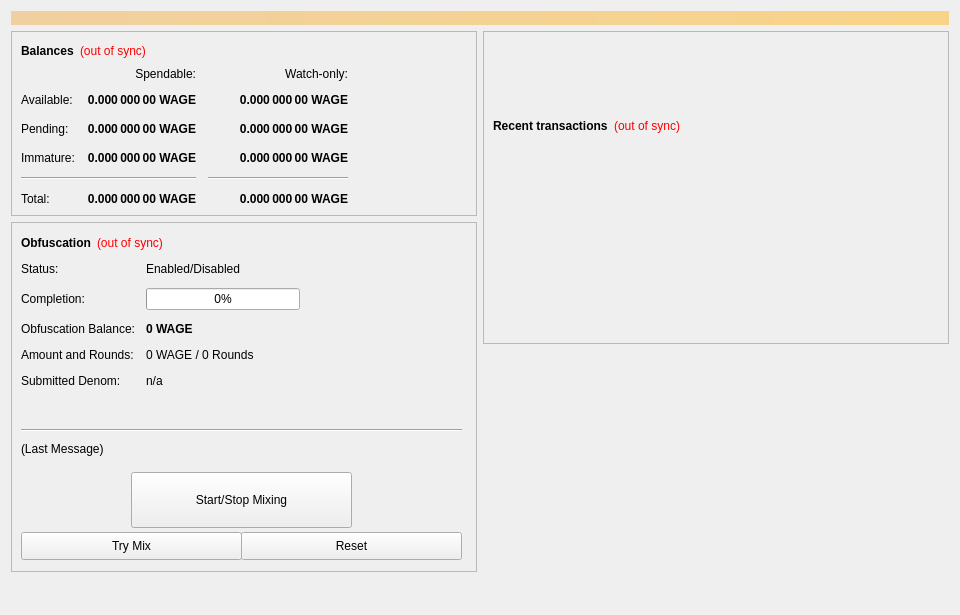
<?xml version="1.0" encoding="UTF-8"?>
<ui version="4.0">
 <class>OverviewPage</class>
 <widget class="QWidget" name="OverviewPage">
  <property name="geometry">
   <rect>
    <x>0</x>
    <y>0</y>
    <width>960</width>
    <height>615</height>
   </rect>
  </property>
  <property name="minimumSize">
   <size>
    <width>960</width>
    <height>0</height>
   </size>
  </property>
  <property name="windowTitle">
   <string>Form</string>
  </property>
  <layout class="QVBoxLayout" name="topLayout">
   <item>
    <widget class="QLabel" name="labelAlerts">
     <property name="visible">
      <bool>false</bool>
     </property>
     <property name="styleSheet">
      <string notr="true">background-color: qlineargradient(x1: 0, y1: 0, x2: 1, y2: 0, stop:0 #F0D0A0, stop:1 #F8D488); color:#000000;</string>
     </property>
     <property name="wordWrap">
      <bool>true</bool>
     </property>
     <property name="margin">
      <number>3</number>
     </property>
    </widget>
   </item>
   <item>
    <layout class="QHBoxLayout" name="horizontalLayout" stretch="1,1">
     <item>
      <layout class="QVBoxLayout" name="verticalLayout_2">
       <item>
        <widget class="QFrame" name="frame">
         <property name="frameShape">
          <enum>QFrame::StyledPanel</enum>
         </property>
         <property name="frameShadow">
          <enum>QFrame::Raised</enum>
         </property>
         <layout class="QVBoxLayout" name="verticalLayout_4">
          <item>
           <layout class="QHBoxLayout" name="horizontalLayout_4">
            <item>
             <widget class="QLabel" name="label_5">
              <property name="font">
               <font>
                <weight>75</weight>
                <bold>true</bold>
               </font>
              </property>
              <property name="text">
               <string>Balances</string>
              </property>
             </widget>
            </item>
            <item>
             <widget class="QLabel" name="labelWalletStatus">
              <property name="cursor">
               <cursorShape>WhatsThisCursor</cursorShape>
              </property>
              <property name="toolTip">
               <string>The displayed information may be out of date. Your wallet automatically synchronizes with the Testwage network after a connection is established, but this process has not completed yet.</string>
              </property>
              <property name="styleSheet">
               <string notr="true">QLabel { color: red; }</string>
              </property>
              <property name="text">
               <string notr="true">(out of sync)</string>
              </property>
              <property name="alignment">
               <set>Qt::AlignLeading|Qt::AlignLeft|Qt::AlignVCenter</set>
              </property>
             </widget>
            </item>
            <item>
             <spacer name="horizontalSpacer_3">
              <property name="orientation">
               <enum>Qt::Horizontal</enum>
              </property>
              <property name="sizeHint" stdset="0">
               <size>
                <width>40</width>
                <height>20</height>
               </size>
              </property>
             </spacer>
            </item>
           </layout>
          </item>
          <item>
           <layout class="QGridLayout" name="gridLayout">
            <property name="spacing">
             <number>12</number>
            </property>
            <item row="2" column="2">
             <widget class="QLabel" name="labelWatchPending">
              <property name="font">
               <font>
                <weight>75</weight>
                <bold>true</bold>
               </font>
              </property>
              <property name="cursor">
               <cursorShape>IBeamCursor</cursorShape>
              </property>
              <property name="toolTip">
               <string>Unconfirmed transactions to watch-only addresses</string>
              </property>
              <property name="text">
               <string notr="true">0.000 000 00 WAGE</string>
              </property>
              <property name="alignment">
               <set>Qt::AlignRight|Qt::AlignTrailing|Qt::AlignVCenter</set>
              </property>
              <property name="textInteractionFlags">
               <set>Qt::LinksAccessibleByMouse|Qt::TextSelectableByKeyboard|Qt::TextSelectableByMouse</set>
              </property>
             </widget>
            </item>
            <item row="2" column="1">
             <widget class="QLabel" name="labelUnconfirmed">
              <property name="font">
               <font>
                <weight>75</weight>
                <bold>true</bold>
               </font>
              </property>
              <property name="cursor">
               <cursorShape>IBeamCursor</cursorShape>
              </property>
              <property name="toolTip">
               <string>Total of transactions that have yet to be confirmed, and do not yet count toward the spendable balance</string>
              </property>
              <property name="text">
               <string notr="true">0.000 000 00 WAGE</string>
              </property>
              <property name="alignment">
               <set>Qt::AlignRight|Qt::AlignTrailing|Qt::AlignVCenter</set>
              </property>
              <property name="textInteractionFlags">
               <set>Qt::LinksAccessibleByMouse|Qt::TextSelectableByKeyboard|Qt::TextSelectableByMouse</set>
              </property>
             </widget>
            </item>
            <item row="3" column="2">
             <widget class="QLabel" name="labelWatchImmature">
              <property name="font">
               <font>
                <weight>75</weight>
                <bold>true</bold>
               </font>
              </property>
              <property name="cursor">
               <cursorShape>IBeamCursor</cursorShape>
              </property>
              <property name="toolTip">
               <string>Staked or masternode rewards in watch-only addresses that has not yet matured</string>
              </property>
              <property name="text">
               <string notr="true">0.000 000 00 WAGE</string>
              </property>
              <property name="alignment">
               <set>Qt::AlignRight|Qt::AlignTrailing|Qt::AlignVCenter</set>
              </property>
              <property name="textInteractionFlags">
               <set>Qt::LinksAccessibleByMouse|Qt::TextSelectableByKeyboard|Qt::TextSelectableByMouse</set>
              </property>
             </widget>
            </item>
            <item row="4" column="0" colspan="2">
             <widget class="Line" name="lineSpendableBalance">
              <property name="orientation">
               <enum>Qt::Horizontal</enum>
              </property>
             </widget>
            </item>
            <item row="4" column="2">
             <widget class="Line" name="lineWatchBalance">
              <property name="sizePolicy">
               <sizepolicy hsizetype="Preferred" vsizetype="Fixed">
                <horstretch>0</horstretch>
                <verstretch>0</verstretch>
               </sizepolicy>
              </property>
              <property name="minimumSize">
               <size>
                <width>140</width>
                <height>0</height>
               </size>
              </property>
              <property name="orientation">
               <enum>Qt::Horizontal</enum>
              </property>
             </widget>
            </item>
            <item row="5" column="0">
             <widget class="QLabel" name="labelTotalText">
              <property name="text">
               <string>Total:</string>
              </property>
             </widget>
            </item>
            <item row="3" column="1">
             <widget class="QLabel" name="labelImmature">
              <property name="font">
               <font>
                <weight>75</weight>
                <bold>true</bold>
               </font>
              </property>
              <property name="cursor">
               <cursorShape>IBeamCursor</cursorShape>
              </property>
              <property name="toolTip">
               <string>Staked or masternode rewards that has not yet matured</string>
              </property>
              <property name="text">
               <string notr="true">0.000 000 00 WAGE</string>
              </property>
              <property name="alignment">
               <set>Qt::AlignRight|Qt::AlignTrailing|Qt::AlignVCenter</set>
              </property>
              <property name="textInteractionFlags">
               <set>Qt::LinksAccessibleByMouse|Qt::TextSelectableByKeyboard|Qt::TextSelectableByMouse</set>
              </property>
             </widget>
            </item>
            <item row="2" column="3">
             <spacer name="horizontalSpacer_2">
              <property name="orientation">
               <enum>Qt::Horizontal</enum>
              </property>
              <property name="sizeHint" stdset="0">
               <size>
                <width>40</width>
                <height>20</height>
               </size>
              </property>
             </spacer>
            </item>
            <item row="3" column="0">
             <widget class="QLabel" name="labelImmatureText">
              <property name="text">
               <string>Immature:</string>
              </property>
             </widget>
            </item>
            <item row="5" column="1">
             <widget class="QLabel" name="labelTotal">
              <property name="font">
               <font>
                <weight>75</weight>
                <bold>true</bold>
               </font>
              </property>
              <property name="cursor">
               <cursorShape>IBeamCursor</cursorShape>
              </property>
              <property name="toolTip">
               <string>Your current total balance</string>
              </property>
              <property name="text">
               <string notr="true">0.000 000 00 WAGE</string>
              </property>
              <property name="alignment">
               <set>Qt::AlignRight|Qt::AlignTrailing|Qt::AlignVCenter</set>
              </property>
              <property name="textInteractionFlags">
               <set>Qt::LinksAccessibleByMouse|Qt::TextSelectableByKeyboard|Qt::TextSelectableByMouse</set>
              </property>
             </widget>
            </item>
            <item row="5" column="2">
             <widget class="QLabel" name="labelWatchTotal">
              <property name="font">
               <font>
                <weight>75</weight>
                <bold>true</bold>
               </font>
              </property>
              <property name="cursor">
               <cursorShape>IBeamCursor</cursorShape>
              </property>
              <property name="toolTip">
               <string>Current total balance in watch-only addresses</string>
              </property>
              <property name="text">
               <string notr="true">0.000 000 00 WAGE</string>
              </property>
              <property name="alignment">
               <set>Qt::AlignRight|Qt::AlignTrailing|Qt::AlignVCenter</set>
              </property>
              <property name="textInteractionFlags">
               <set>Qt::LinksAccessibleByMouse|Qt::TextSelectableByKeyboard|Qt::TextSelectableByMouse</set>
              </property>
             </widget>
            </item>
            <item row="0" column="2">
             <widget class="QLabel" name="labelWatchonly">
              <property name="text">
               <string>Watch-only:</string>
              </property>
              <property name="alignment">
               <set>Qt::AlignRight|Qt::AlignTrailing|Qt::AlignVCenter</set>
              </property>
             </widget>
            </item>
            <item row="1" column="0">
             <widget class="QLabel" name="labelBalanceText">
              <property name="text">
               <string>Available:</string>
              </property>
             </widget>
            </item>
            <item row="1" column="1">
             <widget class="QLabel" name="labelBalance">
              <property name="font">
               <font>
                <weight>75</weight>
                <bold>true</bold>
               </font>
              </property>
              <property name="cursor">
               <cursorShape>IBeamCursor</cursorShape>
              </property>
              <property name="toolTip">
               <string>Your current spendable balance</string>
              </property>
              <property name="text">
               <string notr="true">0.000 000 00 WAGE</string>
              </property>
              <property name="alignment">
               <set>Qt::AlignRight|Qt::AlignTrailing|Qt::AlignVCenter</set>
              </property>
              <property name="textInteractionFlags">
               <set>Qt::LinksAccessibleByMouse|Qt::TextSelectableByKeyboard|Qt::TextSelectableByMouse</set>
              </property>
             </widget>
            </item>
            <item row="1" column="2">
             <widget class="QLabel" name="labelWatchAvailable">
              <property name="font">
               <font>
                <weight>75</weight>
                <bold>true</bold>
               </font>
              </property>
              <property name="cursor">
               <cursorShape>IBeamCursor</cursorShape>
              </property>
              <property name="toolTip">
               <string>Your current balance in watch-only addresses</string>
              </property>
              <property name="text">
               <string notr="true">0.000 000 00 WAGE</string>
              </property>
              <property name="alignment">
               <set>Qt::AlignRight|Qt::AlignTrailing|Qt::AlignVCenter</set>
              </property>
              <property name="textInteractionFlags">
               <set>Qt::LinksAccessibleByMouse|Qt::TextSelectableByKeyboard|Qt::TextSelectableByMouse</set>
              </property>
             </widget>
            </item>
            <item row="2" column="0">
             <widget class="QLabel" name="labelPendingText">
              <property name="text">
               <string>Pending:</string>
              </property>
             </widget>
            </item>
            <item row="0" column="1">
             <widget class="QLabel" name="labelSpendable">
              <property name="text">
               <string>Spendable:</string>
              </property>
              <property name="alignment">
               <set>Qt::AlignRight|Qt::AlignTrailing|Qt::AlignVCenter</set>
              </property>
             </widget>
            </item>
           </layout>
          </item>
         </layout>
        </widget>
       </item>
       <item>
        <widget class="QFrame" name="frameObfuscation">
         <property name="minimumSize">
          <size>
           <width>0</width>
           <height>350</height>
          </size>
         </property>
         <property name="layoutDirection">
          <enum>Qt::LeftToRight</enum>
         </property>
         <property name="frameShape">
          <enum>QFrame::StyledPanel</enum>
         </property>
         <property name="frameShadow">
          <enum>QFrame::Raised</enum>
         </property>
         <widget class="QWidget" name="formLayoutWidget">
          <property name="geometry">
           <rect>
            <x>10</x>
            <y>40</y>
            <width>451</width>
            <height>161</height>
           </rect>
          </property>
          <layout class="QFormLayout" name="formLayout">
           <property name="fieldGrowthPolicy">
            <enum>QFormLayout::AllNonFixedFieldsGrow</enum>
           </property>
           <property name="horizontalSpacing">
            <number>11</number>
           </property>
           <property name="verticalSpacing">
            <number>12</number>
           </property>
           <item row="0" column="0">
            <widget class="QLabel" name="label_6">
             <property name="text">
              <string>Status:</string>
             </property>
            </widget>
           </item>
           <item row="1" column="0">
            <widget class="QLabel" name="label_7">
             <property name="text">
              <string>Completion:</string>
             </property>
            </widget>
           </item>
           <item row="1" column="1">
            <widget class="QProgressBar" name="obfuscationProgress">
             <property name="maximumSize">
              <size>
               <width>154</width>
               <height>16777215</height>
              </size>
             </property>
             <property name="value">
              <number>0</number>
             </property>
            </widget>
           </item>
           <item row="2" column="0">
            <widget class="QLabel" name="labelAnonymizedText">
             <property name="text">
              <string>Obfuscation Balance:</string>
             </property>
            </widget>
           </item>
           <item row="2" column="1">
            <widget class="QLabel" name="labelAnonymized">
             <property name="font">
              <font>
               <weight>75</weight>
               <bold>true</bold>
              </font>
             </property>
             <property name="text">
              <string notr="true">0 WAGE</string>
             </property>
            </widget>
           </item>
           <item row="3" column="0">
            <widget class="QLabel" name="label_8">
             <property name="text">
              <string>Amount and Rounds:</string>
             </property>
            </widget>
           </item>
           <item row="3" column="1">
            <widget class="QLabel" name="labelAmountRounds">
             <property name="text">
              <string>0 WAGE / 0 Rounds</string>
             </property>
            </widget>
           </item>
           <item row="4" column="0">
            <widget class="QLabel" name="label_9">
             <property name="text">
              <string>Submitted Denom:</string>
             </property>
            </widget>
           </item>
           <item row="4" column="1">
            <widget class="QLabel" name="labelSubmittedDenom">
             <property name="toolTip">
              <string>The denominations you submitted to the Masternode.&lt;br&gt;To mix, other users must submit the exact same denominations.</string>
             </property>
             <property name="text">
              <string>n/a</string>
             </property>
            </widget>
           </item>
           <item row="0" column="1">
            <widget class="QLabel" name="obfuscationEnabled">
             <property name="text">
              <string>Enabled/Disabled</string>
             </property>
            </widget>
           </item>
          </layout>
         </widget>
         <widget class="QPushButton" name="runAutoDenom">
          <property name="geometry">
           <rect>
            <x>251</x>
            <y>17</y>
            <width>1</width>
            <height>1</height>
           </rect>
          </property>
          <property name="palette">
           <palette>
            <active>
             <colorrole role="WindowText">
              <brush brushstyle="SolidPattern">
               <color alpha="255">
                <red>0</red>
                <green>0</green>
                <blue>0</blue>
               </color>
              </brush>
             </colorrole>
             <colorrole role="Button">
              <brush brushstyle="SolidPattern">
               <color alpha="255">
                <red>239</red>
                <green>238</green>
                <blue>238</blue>
               </color>
              </brush>
             </colorrole>
             <colorrole role="Light">
              <brush brushstyle="SolidPattern">
               <color alpha="255">
                <red>255</red>
                <green>255</green>
                <blue>255</blue>
               </color>
              </brush>
             </colorrole>
             <colorrole role="Midlight">
              <brush brushstyle="SolidPattern">
               <color alpha="255">
                <red>247</red>
                <green>246</green>
                <blue>246</blue>
               </color>
              </brush>
             </colorrole>
             <colorrole role="Dark">
              <brush brushstyle="SolidPattern">
               <color alpha="255">
                <red>119</red>
                <green>119</green>
                <blue>119</blue>
               </color>
              </brush>
             </colorrole>
             <colorrole role="Mid">
              <brush brushstyle="SolidPattern">
               <color alpha="255">
                <red>159</red>
                <green>159</green>
                <blue>159</blue>
               </color>
              </brush>
             </colorrole>
             <colorrole role="Text">
              <brush brushstyle="SolidPattern">
               <color alpha="255">
                <red>0</red>
                <green>0</green>
                <blue>0</blue>
               </color>
              </brush>
             </colorrole>
             <colorrole role="BrightText">
              <brush brushstyle="SolidPattern">
               <color alpha="255">
                <red>255</red>
                <green>255</green>
                <blue>255</blue>
               </color>
              </brush>
             </colorrole>
             <colorrole role="ButtonText">
              <brush brushstyle="SolidPattern">
               <color alpha="255">
                <red>0</red>
                <green>0</green>
                <blue>0</blue>
               </color>
              </brush>
             </colorrole>
             <colorrole role="Base">
              <brush brushstyle="SolidPattern">
               <color alpha="255">
                <red>255</red>
                <green>255</green>
                <blue>255</blue>
               </color>
              </brush>
             </colorrole>
             <colorrole role="Window">
              <brush brushstyle="SolidPattern">
               <color alpha="255">
                <red>239</red>
                <green>238</green>
                <blue>238</blue>
               </color>
              </brush>
             </colorrole>
             <colorrole role="Shadow">
              <brush brushstyle="SolidPattern">
               <color alpha="255">
                <red>0</red>
                <green>0</green>
                <blue>0</blue>
               </color>
              </brush>
             </colorrole>
             <colorrole role="AlternateBase">
              <brush brushstyle="SolidPattern">
               <color alpha="255">
                <red>247</red>
                <green>246</green>
                <blue>246</blue>
               </color>
              </brush>
             </colorrole>
             <colorrole role="ToolTipBase">
              <brush brushstyle="SolidPattern">
               <color alpha="255">
                <red>255</red>
                <green>255</green>
                <blue>220</blue>
               </color>
              </brush>
             </colorrole>
             <colorrole role="ToolTipText">
              <brush brushstyle="SolidPattern">
               <color alpha="255">
                <red>0</red>
                <green>0</green>
                <blue>0</blue>
               </color>
              </brush>
             </colorrole>
            </active>
            <inactive>
             <colorrole role="WindowText">
              <brush brushstyle="SolidPattern">
               <color alpha="255">
                <red>0</red>
                <green>0</green>
                <blue>0</blue>
               </color>
              </brush>
             </colorrole>
             <colorrole role="Button">
              <brush brushstyle="SolidPattern">
               <color alpha="255">
                <red>239</red>
                <green>238</green>
                <blue>238</blue>
               </color>
              </brush>
             </colorrole>
             <colorrole role="Light">
              <brush brushstyle="SolidPattern">
               <color alpha="255">
                <red>255</red>
                <green>255</green>
                <blue>255</blue>
               </color>
              </brush>
             </colorrole>
             <colorrole role="Midlight">
              <brush brushstyle="SolidPattern">
               <color alpha="255">
                <red>247</red>
                <green>246</green>
                <blue>246</blue>
               </color>
              </brush>
             </colorrole>
             <colorrole role="Dark">
              <brush brushstyle="SolidPattern">
               <color alpha="255">
                <red>119</red>
                <green>119</green>
                <blue>119</blue>
               </color>
              </brush>
             </colorrole>
             <colorrole role="Mid">
              <brush brushstyle="SolidPattern">
               <color alpha="255">
                <red>159</red>
                <green>159</green>
                <blue>159</blue>
               </color>
              </brush>
             </colorrole>
             <colorrole role="Text">
              <brush brushstyle="SolidPattern">
               <color alpha="255">
                <red>0</red>
                <green>0</green>
                <blue>0</blue>
               </color>
              </brush>
             </colorrole>
             <colorrole role="BrightText">
              <brush brushstyle="SolidPattern">
               <color alpha="255">
                <red>255</red>
                <green>255</green>
                <blue>255</blue>
               </color>
              </brush>
             </colorrole>
             <colorrole role="ButtonText">
              <brush brushstyle="SolidPattern">
               <color alpha="255">
                <red>0</red>
                <green>0</green>
                <blue>0</blue>
               </color>
              </brush>
             </colorrole>
             <colorrole role="Base">
              <brush brushstyle="SolidPattern">
               <color alpha="255">
                <red>255</red>
                <green>255</green>
                <blue>255</blue>
               </color>
              </brush>
             </colorrole>
             <colorrole role="Window">
              <brush brushstyle="SolidPattern">
               <color alpha="255">
                <red>239</red>
                <green>238</green>
                <blue>238</blue>
               </color>
              </brush>
             </colorrole>
             <colorrole role="Shadow">
              <brush brushstyle="SolidPattern">
               <color alpha="255">
                <red>0</red>
                <green>0</green>
                <blue>0</blue>
               </color>
              </brush>
             </colorrole>
             <colorrole role="AlternateBase">
              <brush brushstyle="SolidPattern">
               <color alpha="255">
                <red>247</red>
                <green>246</green>
                <blue>246</blue>
               </color>
              </brush>
             </colorrole>
             <colorrole role="ToolTipBase">
              <brush brushstyle="SolidPattern">
               <color alpha="255">
                <red>255</red>
                <green>255</green>
                <blue>220</blue>
               </color>
              </brush>
             </colorrole>
             <colorrole role="ToolTipText">
              <brush brushstyle="SolidPattern">
               <color alpha="255">
                <red>0</red>
                <green>0</green>
                <blue>0</blue>
               </color>
              </brush>
             </colorrole>
            </inactive>
            <disabled>
             <colorrole role="WindowText">
              <brush brushstyle="SolidPattern">
               <color alpha="255">
                <red>119</red>
                <green>119</green>
                <blue>119</blue>
               </color>
              </brush>
             </colorrole>
             <colorrole role="Button">
              <brush brushstyle="SolidPattern">
               <color alpha="255">
                <red>239</red>
                <green>238</green>
                <blue>238</blue>
               </color>
              </brush>
             </colorrole>
             <colorrole role="Light">
              <brush brushstyle="SolidPattern">
               <color alpha="255">
                <red>255</red>
                <green>255</green>
                <blue>255</blue>
               </color>
              </brush>
             </colorrole>
             <colorrole role="Midlight">
              <brush brushstyle="SolidPattern">
               <color alpha="255">
                <red>247</red>
                <green>246</green>
                <blue>246</blue>
               </color>
              </brush>
             </colorrole>
             <colorrole role="Dark">
              <brush brushstyle="SolidPattern">
               <color alpha="255">
                <red>119</red>
                <green>119</green>
                <blue>119</blue>
               </color>
              </brush>
             </colorrole>
             <colorrole role="Mid">
              <brush brushstyle="SolidPattern">
               <color alpha="255">
                <red>159</red>
                <green>159</green>
                <blue>159</blue>
               </color>
              </brush>
             </colorrole>
             <colorrole role="Text">
              <brush brushstyle="SolidPattern">
               <color alpha="255">
                <red>119</red>
                <green>119</green>
                <blue>119</blue>
               </color>
              </brush>
             </colorrole>
             <colorrole role="BrightText">
              <brush brushstyle="SolidPattern">
               <color alpha="255">
                <red>255</red>
                <green>255</green>
                <blue>255</blue>
               </color>
              </brush>
             </colorrole>
             <colorrole role="ButtonText">
              <brush brushstyle="SolidPattern">
               <color alpha="255">
                <red>119</red>
                <green>119</green>
                <blue>119</blue>
               </color>
              </brush>
             </colorrole>
             <colorrole role="Base">
              <brush brushstyle="SolidPattern">
               <color alpha="255">
                <red>239</red>
                <green>238</green>
                <blue>238</blue>
               </color>
              </brush>
             </colorrole>
             <colorrole role="Window">
              <brush brushstyle="SolidPattern">
               <color alpha="255">
                <red>239</red>
                <green>238</green>
                <blue>238</blue>
               </color>
              </brush>
             </colorrole>
             <colorrole role="Shadow">
              <brush brushstyle="SolidPattern">
               <color alpha="255">
                <red>0</red>
                <green>0</green>
                <blue>0</blue>
               </color>
              </brush>
             </colorrole>
             <colorrole role="AlternateBase">
              <brush brushstyle="SolidPattern">
               <color alpha="255">
                <red>239</red>
                <green>238</green>
                <blue>238</blue>
               </color>
              </brush>
             </colorrole>
             <colorrole role="ToolTipBase">
              <brush brushstyle="SolidPattern">
               <color alpha="255">
                <red>255</red>
                <green>255</green>
                <blue>220</blue>
               </color>
              </brush>
             </colorrole>
             <colorrole role="ToolTipText">
              <brush brushstyle="SolidPattern">
               <color alpha="255">
                <red>0</red>
                <green>0</green>
                <blue>0</blue>
               </color>
              </brush>
             </colorrole>
            </disabled>
           </palette>
          </property>
          <property name="focusPolicy">
           <enum>Qt::NoFocus</enum>
          </property>
          <property name="autoFillBackground">
           <bool>true</bool>
          </property>
          <property name="text">
           <string/>
          </property>
          <property name="flat">
           <bool>true</bool>
          </property>
         </widget>
         <widget class="QPushButton" name="toggleObfuscation">
          <property name="geometry">
           <rect>
            <x>120</x>
            <y>250</y>
            <width>221</width>
            <height>56</height>
           </rect>
          </property>
          <property name="sizePolicy">
           <sizepolicy hsizetype="MinimumExpanding" vsizetype="Fixed">
            <horstretch>0</horstretch>
            <verstretch>0</verstretch>
           </sizepolicy>
          </property>
          <property name="text">
           <string>Start/Stop Mixing</string>
          </property>
         </widget>
         <widget class="Line" name="lineLastMessage">
          <property name="geometry">
           <rect>
            <x>10</x>
            <y>200</y>
            <width>441</width>
            <height>16</height>
           </rect>
          </property>
          <property name="orientation">
           <enum>Qt::Horizontal</enum>
          </property>
         </widget>
         <widget class="QLabel" name="obfuscationStatus">
          <property name="geometry">
           <rect>
            <x>10</x>
            <y>220</y>
            <width>451</width>
            <height>61</height>
           </rect>
          </property>
          <property name="minimumSize">
           <size>
            <width>288</width>
            <height>43</height>
           </size>
          </property>
          <property name="text">
           <string>(Last Message)</string>
          </property>
          <property name="alignment">
           <set>Qt::AlignLeading|Qt::AlignLeft|Qt::AlignTop</set>
          </property>
          <property name="wordWrap">
           <bool>true</bool>
          </property>
         </widget>
         <widget class="QPushButton" name="obfuscationAuto">
          <property name="geometry">
           <rect>
            <x>10</x>
            <y>310</y>
            <width>221</width>
            <height>28</height>
           </rect>
          </property>
          <property name="sizePolicy">
           <sizepolicy hsizetype="MinimumExpanding" vsizetype="Fixed">
            <horstretch>0</horstretch>
            <verstretch>0</verstretch>
           </sizepolicy>
          </property>
          <property name="toolTip">
           <string>Try to manually submit a Obfuscation request.</string>
          </property>
          <property name="text">
           <string>Try Mix</string>
          </property>
         </widget>
         <widget class="QPushButton" name="obfuscationReset">
          <property name="geometry">
           <rect>
            <x>230</x>
            <y>310</y>
            <width>221</width>
            <height>28</height>
           </rect>
          </property>
          <property name="sizePolicy">
           <sizepolicy hsizetype="MinimumExpanding" vsizetype="Fixed">
            <horstretch>0</horstretch>
            <verstretch>0</verstretch>
           </sizepolicy>
          </property>
          <property name="toolTip">
           <string>Reset the current status of Obfuscation (can interrupt Obfuscation if it's in the process of Mixing, which can cost you money!)</string>
          </property>
          <property name="autoFillBackground">
           <bool>false</bool>
          </property>
          <property name="text">
           <string>Reset</string>
          </property>
         </widget>
         <widget class="QWidget" name="layoutWidget">
          <property name="geometry">
           <rect>
            <x>10</x>
            <y>10</y>
            <width>431</width>
            <height>22</height>
           </rect>
          </property>
          <layout class="QHBoxLayout" name="horizontalLayout_5">
           <item>
            <widget class="QLabel" name="label_2">
             <property name="font">
              <font>
               <weight>75</weight>
               <bold>true</bold>
              </font>
             </property>
             <property name="text">
              <string>Obfuscation</string>
             </property>
            </widget>
           </item>
           <item>
            <widget class="QLabel" name="labelObfuscationSyncStatus">
             <property name="toolTip">
              <string>The displayed information may be out of date. Your wallet automatically synchronizes with the Testwage network after a connection is established, but this process has not completed yet.</string>
             </property>
             <property name="styleSheet">
              <string notr="true">QLabel { color: red; }</string>
             </property>
             <property name="text">
              <string notr="true">(out of sync)</string>
             </property>
             <property name="alignment">
              <set>Qt::AlignLeading|Qt::AlignLeft|Qt::AlignVCenter</set>
             </property>
            </widget>
           </item>
           <item>
            <spacer name="horizontalSpacer_4">
             <property name="orientation">
              <enum>Qt::Horizontal</enum>
             </property>
             <property name="sizeHint" stdset="0">
              <size>
               <width>40</width>
               <height>20</height>
              </size>
             </property>
            </spacer>
           </item>
          </layout>
         </widget>
        </widget>
       </item>
       <item>
        <spacer name="verticalSpacer">
         <property name="orientation">
          <enum>Qt::Vertical</enum>
         </property>
         <property name="sizeHint" stdset="0">
          <size>
           <width>20</width>
           <height>40</height>
          </size>
         </property>
        </spacer>
       </item>
      </layout>
     </item>
     <item>
      <layout class="QVBoxLayout" name="verticalLayout_3">
       <item>
        <widget class="QFrame" name="frame_2">
         <property name="frameShape">
          <enum>QFrame::StyledPanel</enum>
         </property>
         <property name="frameShadow">
          <enum>QFrame::Raised</enum>
         </property>
         <layout class="QVBoxLayout" name="verticalLayout">
          <item>
           <spacer name="verticalSpacer_3">
            <property name="orientation">
             <enum>Qt::Vertical</enum>
            </property>
            <property name="sizeType">
             <enum>QSizePolicy::Fixed</enum>
            </property>
            <property name="sizeHint" stdset="0">
             <size>
              <width>20</width>
              <height>75</height>
             </size>
            </property>
           </spacer>
          </item>
          <item>
           <layout class="QHBoxLayout" name="horizontalLayout_2">
            <item>
             <widget class="QLabel" name="label_4">
              <property name="font">
               <font>
                <weight>75</weight>
                <bold>true</bold>
               </font>
              </property>
              <property name="text">
               <string>Recent transactions</string>
              </property>
             </widget>
            </item>
            <item>
             <widget class="QLabel" name="labelTransactionsStatus">
              <property name="cursor">
               <cursorShape>WhatsThisCursor</cursorShape>
              </property>
              <property name="toolTip">
               <string>The displayed information may be out of date. Your wallet automatically synchronizes with the Testwage network after a connection is established, but this process has not completed yet.</string>
              </property>
              <property name="styleSheet">
               <string notr="true">QLabel { color: red; }</string>
              </property>
              <property name="text">
               <string notr="true">(out of sync)</string>
              </property>
              <property name="alignment">
               <set>Qt::AlignRight|Qt::AlignTrailing|Qt::AlignVCenter</set>
              </property>
             </widget>
            </item>
            <item>
             <spacer name="horizontalSpacer">
              <property name="orientation">
               <enum>Qt::Horizontal</enum>
              </property>
              <property name="sizeHint" stdset="0">
               <size>
                <width>40</width>
                <height>20</height>
               </size>
              </property>
             </spacer>
            </item>
           </layout>
          </item>
          <item>
           <widget class="QListView" name="listTransactions">
            <property name="styleSheet">
             <string notr="true">QListView { background: transparent; }</string>
            </property>
            <property name="frameShape">
             <enum>QFrame::NoFrame</enum>
            </property>
            <property name="verticalScrollBarPolicy">
             <enum>Qt::ScrollBarAlwaysOff</enum>
            </property>
            <property name="horizontalScrollBarPolicy">
             <enum>Qt::ScrollBarAlwaysOff</enum>
            </property>
            <property name="selectionMode">
             <enum>QAbstractItemView::NoSelection</enum>
            </property>
           </widget>
          </item>
         </layout>
        </widget>
       </item>
       <item>
        <spacer name="verticalSpacer_2">
         <property name="orientation">
          <enum>Qt::Vertical</enum>
         </property>
         <property name="sizeType">
          <enum>QSizePolicy::Expanding</enum>
         </property>
         <property name="sizeHint" stdset="0">
          <size>
           <width>20</width>
           <height>40</height>
          </size>
         </property>
        </spacer>
       </item>
      </layout>
     </item>
    </layout>
   </item>
  </layout>
 </widget>
 <resources/>
 <connections/>
</ui>
